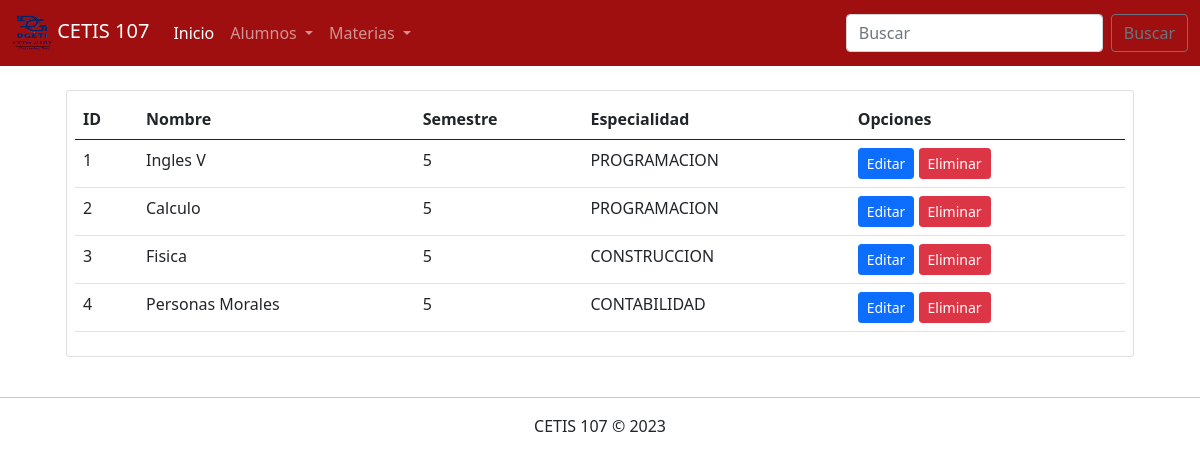
The page /Parcial3/ConsultarMaterias.php on the database as committed earlier.
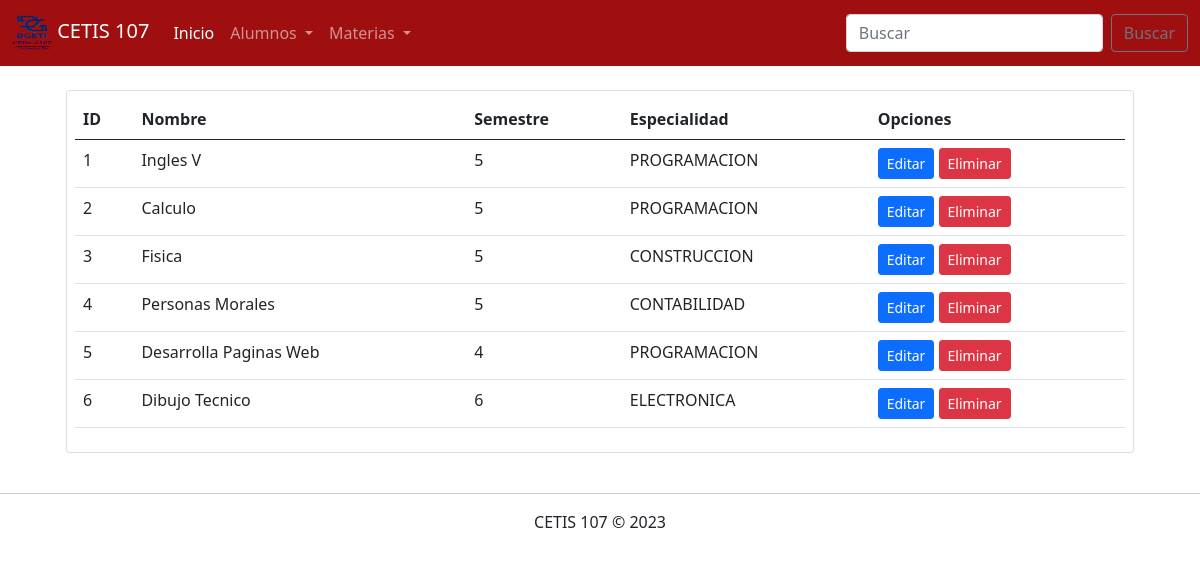
The same page on the database as committed later.
### tables this page shows
CREATE TABLE `materias` (
  `id` int(11) NOT NULL,
  `nombre` varchar(100) NOT NULL,
  `semestre` int(11) NOT NULL,
  `especialidad` varchar(50) NOT NULL
);

### Parcial3/ConsultarMaterias.php (the view, shortened to what this page needs)
<!DOCTYPE html>
<html lang="en">
<head>
    <link rel="stylesheet" href="css/bootstrap.css">
</head>
<body>
<?php
        include 'menu.php';
        include 'conexion.php';
        $sql = "SELECT * FROM materias";
        $datos = $conexion->query($sql);
    ?>
    <div class="container">
        <div class="row">
            <div class="col-12">
                <?php if($datos->num_rows > 0) { ?>
                <div class="table-responsive card m-4 p-2">
                    <table class="table table-hover">
                        <thead>
                            <tr>
                                <th>ID</th>
                                <th>Nombre</th>
                                <th>Semestre</th>
                                <th>Especialidad</th>
                                <th>Opciones</th>
                            </tr>
                        </thead>
                        <tbody>
                            <?php while($registro = $datos->fetch_assoc()){ ?>
                                <tr>
                                    <td><?php echo $registro["id"]; ?></td>
                                    <td><?php echo $registro["nombre"]; ?></td>
                                    <td><?php echo $registro["semestre"]; ?></td>
                                    <td><?php echo $registro["especialidad"]; ?></td>
                                    <td>
                                        <a href="EditarMateria.php?id=<?php echo $registro["id"]; ?>" class="btn btn-sm btn-primary">Editar</a>
                                        <a href="EliminarMateria.php?id=<?php echo $registro["id"]; ?>" class="btn btn-sm btn-danger">Eliminar</a>
                                    </td>
                                </tr>
                            <?php } ?>
                        </tbody>
                    </table>
                </div>
                <?php } else { ?>
                    <h2 class="m-4">No existe datos de alumnos en la base e datos</h2>
                <?php } ?>
            </div>
        </div>
    </div>
    <footer class="text-center">
        <hr>
        CETIS 107 &copy; 2023
    </footer>
</body>
</html>

### Parcial3/menu.php (shortened to what this page needs)
<nav class="navbar navbar-expand-lg navbar-dark" style="background-color: #9F0F0F;">
  <div class="container-fluid">
  <a class="navbar-brand" href="home.php">
  <img src="logocetis.png" alt="" width="40px" height="40px" class="d-inline-block aling-text-top">
    CETIS 107
  </a>
    <div class="collapse navbar-collapse" id="navbarSupportedContent">
      <ul class="navbar-nav me-auto mb-2 mb-lg-0">
        <li class="nav-item">
          <a class="nav-link active" aria-current="page" href="inicio.php">Inicio</a>
        </li>
        <li class="nav-item dropdown">
          <a class="nav-link dropdown-toggle" href="#" id="navbarDropdown" role="button" data-bs-toggle="dropdown" aria-expanded="false">
            Alumnos
          </a>
        </li>
        <li class="nav-item dropdown">
          <a class="nav-link dropdown-toggle" href="#" id="navbarDropdown" role="button" data-bs-toggle="dropdown" aria-expanded="false">
            Materias
          </a>
        </li>
      </ul>
      <form class="d-flex">
        <input class="form-control me-2" type="search" placeholder="Buscar" aria-label="Search">
        <button class="btn btn-outline-secondary" type="submit">Buscar</button>
      </form>
    </div>
  </div>
</nav>

Rows that differ between the two databases and show on the page:
added materias: id "5", nombre "Desarrolla Paginas Web", semestre "4", especialidad "PROGRAMACION"
added materias: id "6", nombre "Dibujo Tecnico", semestre "6", especialidad "ELECTRONICA"
